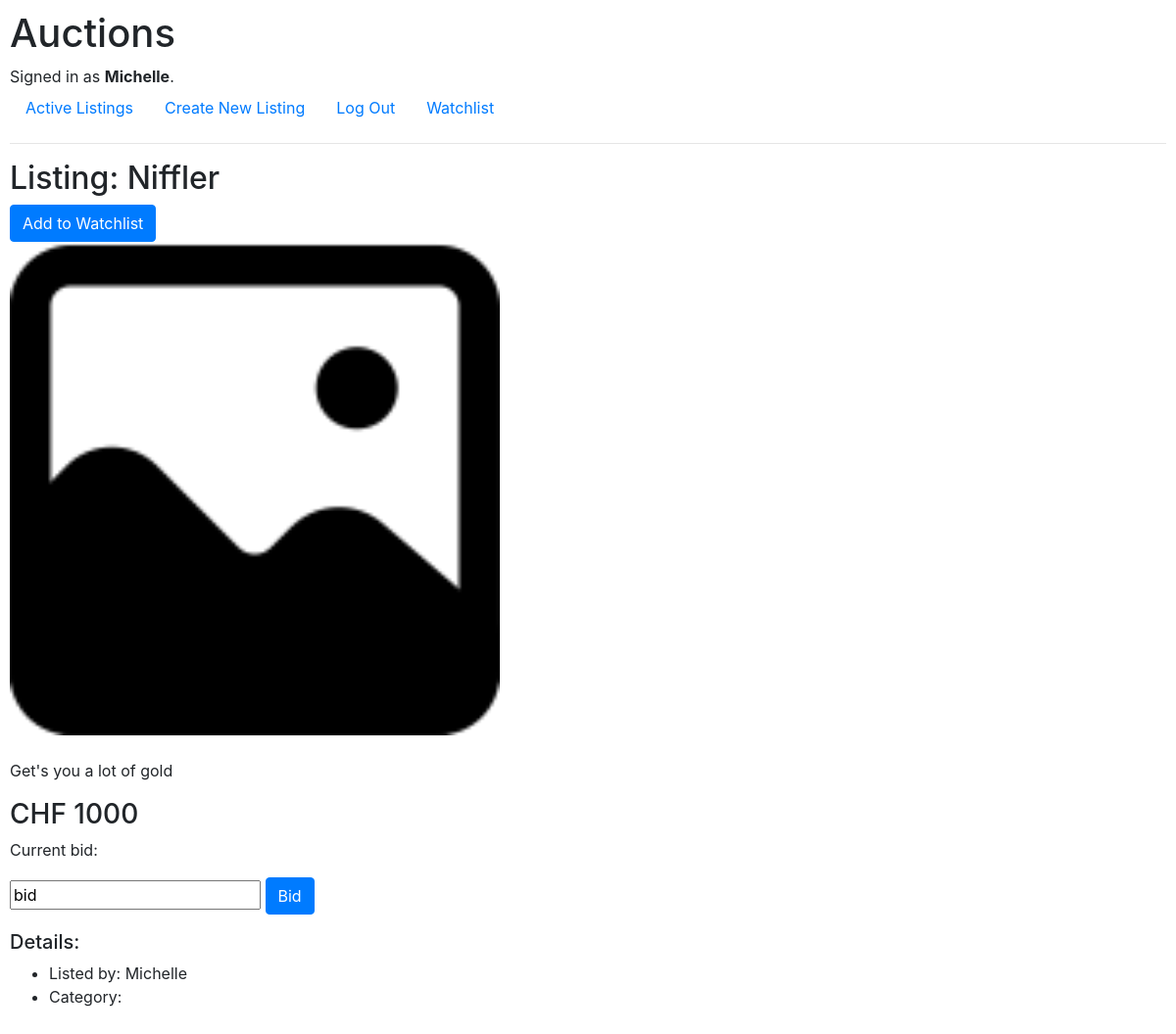
Page /listing/6 (signed in) on the committed database.
### auctions/models.py (models this page shows)
class User(AbstractUser):
    watchlist = models.ManyToManyField("Listing", blank=True, related_name="watched_by") #a user cna have many listings in their watchlist and a listing can be in many users's watchlists
    '''user.watchlist.all()           # Listings the user is watching
       listing.watched_by.all()       # Users who are watching this listing'''

class Listing(models.Model):
    title = models.CharField(max_length=40)
    description = models.TextField()
    starting_bid = models.IntegerField()
    url_picture = models.CharField(max_length=1000,blank=True)
    category = models.CharField(max_length=20,blank=True)
    user = models.ForeignKey(
        settings.AUTH_USER_MODEL,  # refers to your custom User model
        on_delete=models.CASCADE,  # if user is deleted, delete their listings
        related_name="listings",    # access via user.listings.all()
        default = 1 #sets the admin user
    )

### auctions/views.py (the view)
# urls.py: path("listing/<int:listing_id>",views.listing,name="listing")
def listing(request,listing_id):
    listing = get_object_or_404(Listing, pk=listing_id)
    return render(request, "auctions/listing.html",{
        "listing": listing
    })

### auctions/templates/auctions/listing.html (shortened to what this page needs)
{% extends "auctions/layout.html" %}
{% load static %}
{% block body %}
    <h2>Listing: {{listing.title}}</h2>
    {% if user.is_authenticated %}
    <form action="{% url 'toggle_watchlist' listing.id %}" method="post">
        {% if listing in user.watchlist.all %}
            <button class="btn btn-secondary" type="submit">Remove from Watchlist</button>
        {% else %}
            <button class="btn btn-primary" type="submit">Add to Watchlist</button>
        {% endif %}
    </form>
    {% endif %}
    {% if listing.category %}
        <img src="{% static 'auctions/' %}{{ listing.category|lower }}.jpeg" class="card-img-top" alt="{{ listing.category }}">
    {% else %}
        <img src="{% static 'auctions/default.png' %}" class="card-img-top" alt="No category">
    {% endif %}
    <p><br>{{listing.description}}</p>
    <h3>CHF {{listing.starting_bid}}</h3>
    <form>
        <p>Current bid: <p>
        <input type = "text" value="bid">
        <input class="btn btn-primary" type="submit" value="Bid">
    </form>
    <h5>Details:</h5>
    <ul>
        <li>Listed by: {{listing.user.username}}</li>
        <li>Category: {{listing.category}}</li>
    </ul>
{% endblock %}

### auctions/templates/auctions/layout.html (shortened to what this page needs)
{% load static %}
<!DOCTYPE html>
<html lang="en">
    <head>
        <link rel="stylesheet" href="https://stackpath.bootstrapcdn.com/bootstrap/4.4.1/css/bootstrap.min.css">
        <link href="{% static 'auctions/styles.css' %}" rel="stylesheet">
    </head>
    <body>
        <h1>Auctions</h1>
        <div>
            {% if user.is_authenticated %}
                Signed in as <strong>{{ user.username }}</strong>.
            {% else %}
                Not signed in.
            {% endif %}
        </div>
        <ul class="nav">
            <li class="nav-item">
                <a class="nav-link" href="{% url 'index' %}">Active Listings</a>
            </li>
            {% if user.is_authenticated %}
                <li class="nav-item">
                    <a class="nav-link" href="{% url 'newListing' %}">Create New Listing</a>
                </li>
                <li class="nav-item">
                    <a class="nav-link" href="{% url 'logout' %}">Log Out</a>
                </li>
                <li class="nav-item">
                    <a class="nav-link" href="{% url 'watchlist' %}">Watchlist</a>
                </li>
            {% endif %}
        </ul>
        <hr>
        {% block body %}
        {% endblock %}
    </body>
</html>

### auctions/static/auctions/styles.css (style rules this page uses)
body { padding: 10px; }
img { max-width:500px }

### rows in the picture
User: username "Michelle"
Listing: title "Niffler", description "Get's you a lot of gold", starting_bid "1000", user.username "Michelle"
